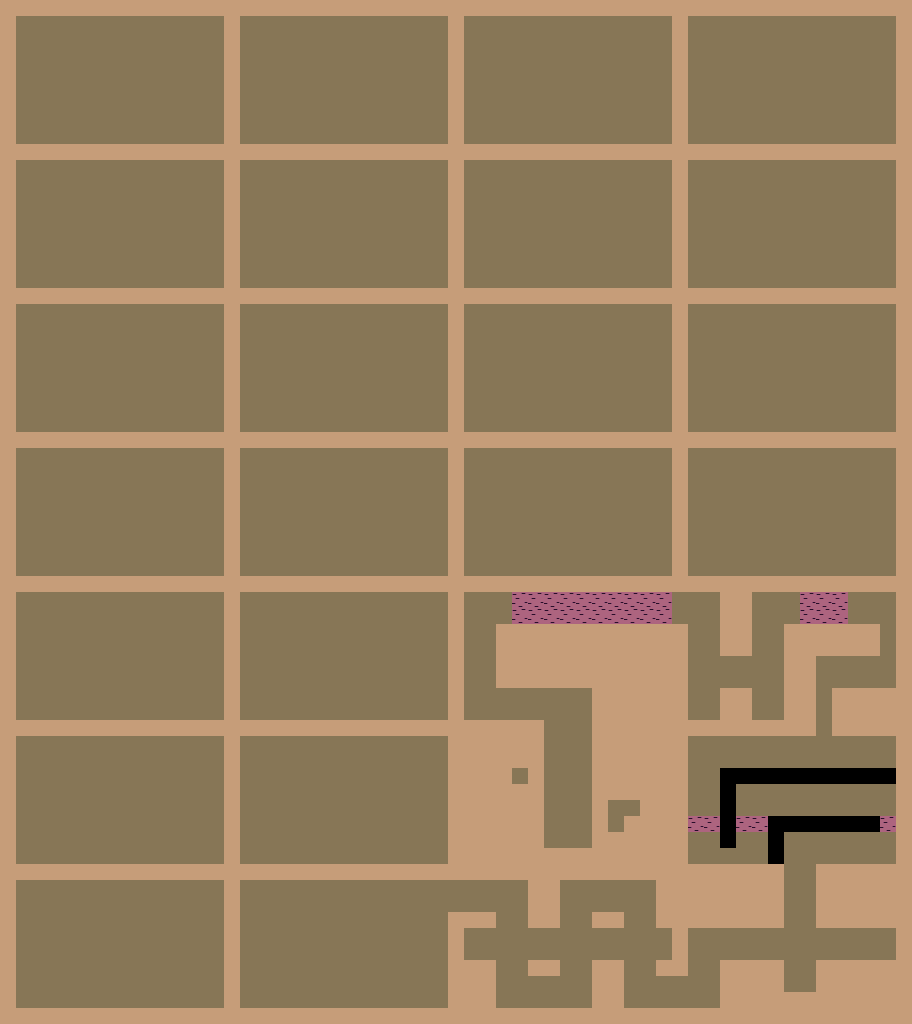

This game map was drawn from its Tiled (.tmx) file and the tilesets committed beside it. A one-line description and the trimmed map source follow:
An orthogonal 57x64 tile map with 16x16 px tiles, 3 tile layers (ground0, over, wall0), 2 hidden layers not drawn and 3 objects (3x Thwomp).

<map version="1.0" orientation="orthogonal" width="57" height="64" tilewidth="16" tileheight="16">
 <tileset firstgid="1" name="tileset" tilewidth="16" tileheight="16">
  <image source="tileset.png" width="256" height="256" />
 </tileset>
 <layer name="ground0" width="57" height="64">
  <data>[3648 cells, 3624 non-empty, 1 distinct tile ids]</data>
 </layer>
 <layer name="ground1" width="57" height="64" visible="0">
  <data>[3648 cells, 0 non-empty, 0 distinct tile ids]</data>
 </layer>
 <layer name="over" width="57" height="64">
  <data>[3648 cells, 31 non-empty, 1 distinct tile ids]</data>
 </layer>
 <layer name="wall0" width="57" height="64">
  <data>[3648 cells, 987 non-empty, 1 distinct tile ids]</data>
 </layer>
 <layer name="wall1" width="57" height="64" visible="0">
  <data>[3648 cells, 0 non-empty, 0 distinct tile ids]</data>
 </layer>
 <objectgroup name="active" width="57" height="64">
  <object type="Thwomp" x="688" y="928" width="32" height="32" />
  <object type="Thwomp" x="464" y="928" width="32" height="32" />
  <object type="Thwomp" x="560" y="880" width="32" height="32" />
 </objectgroup>
</map>